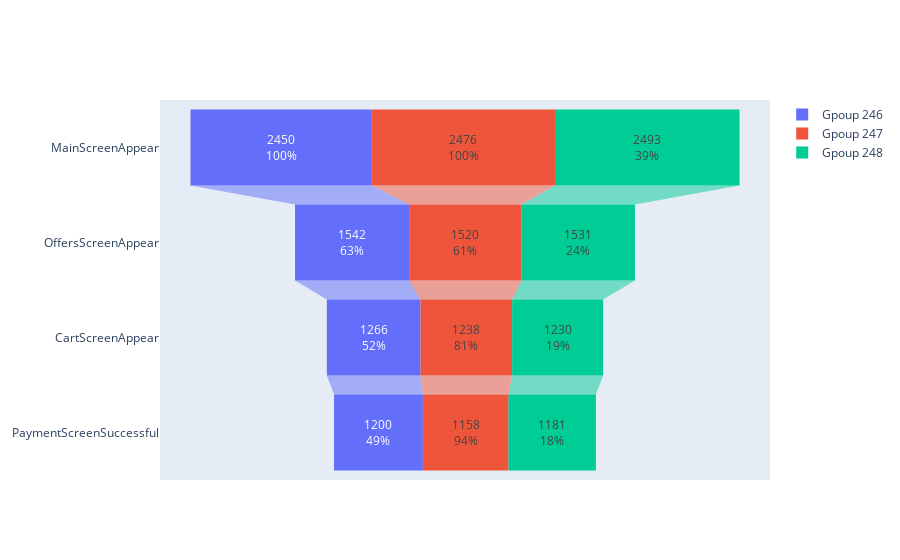

The code cell stored with this chart in its notebook:
### Markdown cell above
Построим график воронки

### Code cell
from plotly import graph_objects as go

fig = go.Figure()

fig.add_trace(go.Funnel(
    name = 'Gpoup 246',
    y = event_id['event'],
    x = [group_event_id['MainScreenAppear'].loc[0],
         group_event_id['OffersScreenAppear'].loc[0],
         group_event_id['CartScreenAppear'].loc[0],
         group_event_id['PaymentScreenSuccessful'].loc[0]],
    textinfo = "value+percent initial"))

fig.add_trace(go.Funnel(
    name = 'Gpoup 247',
    orientation = "h",
    y = event_id['event'],
    x = [group_event_id['MainScreenAppear'].loc[1],
         group_event_id['OffersScreenAppear'].loc[1],
         group_event_id['CartScreenAppear'].loc[1],
         group_event_id['PaymentScreenSuccessful'].loc[1]],
    textposition = "inside",
    textinfo = "value+percent previous"))

fig.add_trace(go.Funnel(
    name = 'Gpoup 248',
    orientation = "h",
    y = event_id['event'],
    x = [group_event_id['MainScreenAppear'].loc[2],
         group_event_id['OffersScreenAppear'].loc[2],
         group_event_id['CartScreenAppear'].loc[2],
         group_event_id['PaymentScreenSuccessful'].loc[2]],
    textposition = "inside",
    textinfo = "value+percent total"))

fig.show()

### Figure 1 — Plotly figure (JSON) as saved in the notebook; plotly's stock layout.template omitted (floating-point values rounded to 4 significant figures)
{"data": [{"name": "Gpoup 246", "textinfo": "value+percent initial", "type": "funnel", "x": [2450, 1542, 1266, 1200], "y": ["MainScreenAppear", "OffersScreenAppear", "CartScreenAppear", "PaymentScreenSuccessful"]}, {"name": "Gpoup 247", "orientation": "h", "textinfo": "value+percent previous", "textposition": "inside", "type": "funnel", "x": [2476, 1520, 1238, 1158], "y": ["MainScreenAppear", "OffersScreenAppear", "CartScreenAppear", "PaymentScreenSuccessful"]}, {"name": "Gpoup 248", "orientation": "h", "textinfo": "value+percent total", "textposition": "inside", "type": "funnel", "x": [2493, 1531, 1230, 1181], "y": ["MainScreenAppear", "OffersScreenAppear", "CartScreenAppear", "PaymentScreenSuccessful"]}], "layout": {}}
